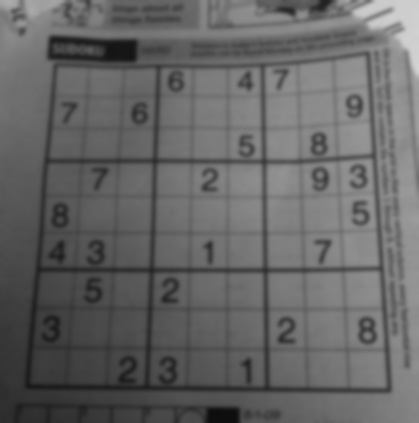
#> input picture notebooks/1.jpg, 419 x 423 px
$ python -i imageprocessing.py   (imports and definitions only)
#> lines starting #> are read from the running program, lines starting #| are printed output that depends on the picture; after the words box and inside, x2 and y2 are one past the last pixel; in counts of white or black regions, pixels touching at a corner belong together
#> further down, picture is the input picture: shape (423, 419); min 12, max 212, mean 101
"""Functions for fing sudoku images"""
import cv2
import numpy as np


star_kernel = np.array([[0, 1, 0], [1, 1, 1], [0, 1, 0]], np.uint8)


# [13 lines left out: functions resize, to_grayscale, not called in this run]


def threshold(img, blur_size=13):
    """Applies a blur and thresholding to a grayscale image."""
#> called with blur_size = 13

    img = cv2.GaussianBlur(img, ksize=(blur_size, blur_size), sigmaX=0)
    img = cv2.adaptiveThreshold(
        img, maxValue=255, adaptiveMethod=0, thresholdType=1, blockSize=11, C=3)
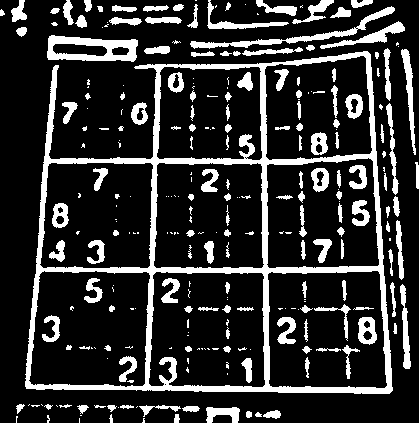
#> img: shape (423, 419); 18.8% white; 268 white regions (120 under 20 px), largest, box (x1, y1, x2, y2) and area: (25, 51, 393, 394) 14163, (47, 35, 138, 62) 1378, (190, 6, 395, 49) 1090

    img = cv2.dilate(img, kernel=star_kernel)
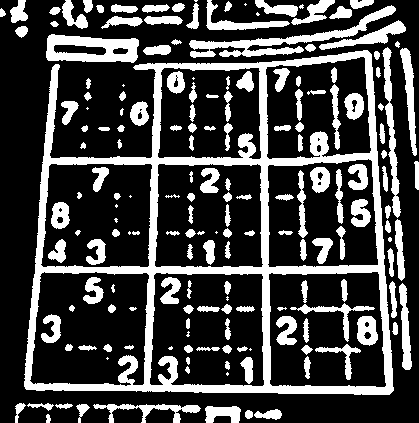
#> img: shape (423, 419); 27.1% white; 178 white regions (19 under 20 px), largest, box (x1, y1, x2, y2) and area: (24, 50, 394, 395) 19949, (189, 5, 396, 58) 2135, (46, 34, 139, 63) 1751

    return img


# [180 lines left out: functions expose_grid, find_corners, transform, find_digits, clean_digit, center_digit and 2 more, not called in this run]

>>> import cv2
>>> picture = cv2.imread('../notebooks/1.jpg', cv2.IMREAD_GRAYSCALE)
>>> result = threshold(picture)
